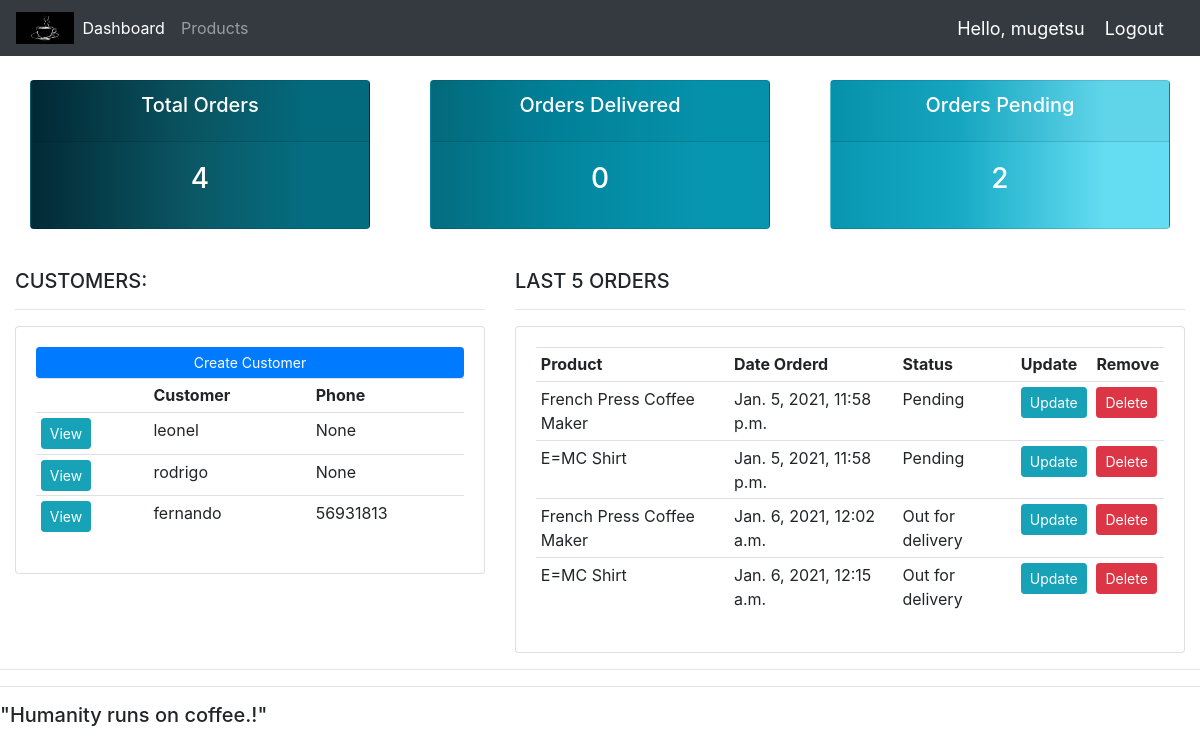
The app's page / (signed in) with its own data.
### accounts/models.py (models this page shows, shortened)
class Customer(models.Model):
    user = models.OneToOneField(
        User, null=True, blank=True, on_delete=models.CASCADE
    )
    name = models.CharField(max_length=200, null=True)
    phone = models.CharField(max_length=200, null=True)
    email = models.EmailField(max_length=200)
    profile_pic = models.ImageField(
        default="profile.png", null=True, blank=True
    )
    data_created = models.DateTimeField(auto_now_add=True, null=True)

class Order(models.Model):
    STATUS = (
        ('Pending', 'Pending'),
        ('Out for delivery', 'Out for delivery'),
        ('Delivered','Delivered'),
    )
    customer = models.ForeignKey(
        Customer, null=True, on_delete=models.SET_NULL
    )
    product = models.ForeignKey(Product, null=True, on_delete=models.SET_NULL)
    data_created = models.DateTimeField(auto_now_add=True,null=True)
    status = models.CharField(max_length=200, null=True, choices=STATUS)
    note = models.CharField(max_length=1000, null=True)

class Product(models.Model):
    CATEGORY = (
        ('Coffee Maker', 'Coffee Maker'),
        ('Coffee grains', 'Coffee grains'),
        ('Merchandise', 'Merchandise'),
    )
    name = models.CharField(max_length=200, null=True)
    price = models.FloatField(null=True)
    category = models.CharField(max_length=200, null=True, choices=CATEGORY)
    product_pic = models.ImageField(
        null = True, blank = True
    )
    description = models.CharField(max_length=200, null=True, blank=True)
    data_created = models.DateTimeField(auto_now_add=True, null=True)
    tags = models.ManyToManyField(Tag)
    def __str__(self):
        return self.name

### accounts/decorators.py (the view)
    def wrapper_function(request,*args,**kwargs):
        group = None
        if request.user.groups.exists():
            group = request.user.groups.all()[0].name
        if group == 'customer':
            return redirect('user-page')
        if group == 'admin':
            return view_func(request,*args,**kwargs)

### accounts/views.py (called while the page is built)
@login_required(login_url='login')
@admin_only
def home(request):
    orders = Order.objects.all()
    customers = Customer.objects.all()
    total_customers = customers.count()
    total_orders = orders.count()
    delivered = orders.filter(status='Delivered').count()
    pending = orders.filter(status='Pending').count()
    context = {'orders': orders, 'customers': customers,
               'total_orders': total_orders, 'delivered': delivered,
               'pending': pending}
    return render(request, 'accounts/dashboard.html', context)

### accounts/templates/accounts/dashboard.html
{%  extends 'accounts/main.html' %}
{% block content %}
{%  include 'accounts/status.html' %}
<br>
<div class="row">
	<div class="col-md-5">
		<h5>CUSTOMERS:</h5>
		<hr>
		<div class="card card-body">
			<a class="btn btn-primary  btn-sm btn-block" href="">Create Customer</a>
			<table class="table table-sm">
				<tr>
					<th></th>
					<th>Customer</th>
					<th>Phone</th>
				</tr>
				{% for customer in customers %}
					<tr>
						<td><a class="btn btn-sm btn-info" href="{% url 'customer' customer.id %}">View</a></td>
						<td>{{customer.name}}</td>
						<td>{{customer.phone}}</td>
					</tr>
				{% endfor %}
			</table>
		</div>
	</div>
	<div class="col-md-7">
		<h5>LAST 5 ORDERS</h5>
		<hr>
		<div class="card card-body">
			<table class="table table-sm">
				<tr>
					<th>Product</th>
					<th>Date Orderd</th>
					<th>Status</th>
					<th>Update</th>
					<th>Remove</th>
				</tr>
				{% for order in orders %}
					<tr>
						<td>{{order.product}}</td>
						<td>{{order.data_created}}</td>
						<td>{{order.status}}</td>
						<td><a class="btn btn-sm btn-info"  href="{%url 'update_order' order.id %}">Update</a></td>
						<td><a class="btn btn-sm btn-danger" href="{%url 'delete_order' order.id %}">Delete</a></td>
					</tr>
				{% endfor %}
			</table>
		</div>
	</div>
</div>
{% endblock %}

### accounts/templates/accounts/navbar.html (shortened to what this page needs)
{% load static %}
<nav class="navbar navbar-expand-lg navbar-dark bg-dark">
 <img id="logo" src="{% static 'images/logo.jpg' %}">
  <div class="collapse navbar-collapse" id="navbarNav">
    <ul class="navbar-nav">
      {% if request.user.is_staff %}
      <li class="nav-item active">
        <a class="nav-link" href="{% url 'home' %}">Dashboard</a>
      </li>
      <li class="nav-item">
        <a class="nav-link" href="{% url 'products' %}">Products</a>
      </li>
      {% endif %}
    </ul>
  </div>
  <span class="hello-msg">Hello, {{request.user}}</span>
  <span ><a  class="hello-msg" href="{% url 'logout' %}">Logout</a></span>
</nav>

### accounts/templates/accounts/main.html (style rules this page uses)
#logo { width: 5%; height: 5%; }
body { background-image: url(https://w.wallhaven.cc/full/q6/wallhaven-q61765.jpg); background-position: center; }

### accounts/templates/accounts/navbar.html (style rules this page uses)
.hello-msg { font-size: 18px; color: #fff; margin-right: 20px; }

### records on screen
Customer: name "leonel", phone "None"
Customer: name "rodrigo", phone "None"
Customer: name "fernando", phone "56931813"
Order: product "French Press Coffee Maker", data_created "Jan. 5, 2021, 11:58 p.m.", status "Pending"
Order: product "E=MC Shirt", data_created "Jan. 5, 2021, 11:58 p.m.", status "Pending"
Order: product "French Press Coffee Maker", data_created "Jan. 6, 2021, 12:02 a.m.", status "Out for delivery"
Order: product "E=MC Shirt", data_created "Jan. 6, 2021, 12:15 a.m.", status "Out for delivery"

### other values on screen
{{ request.user }} "mugetsu"
{{ total_orders }} "4"
{{ delivered }} "0"
{{ pending }} "2"
